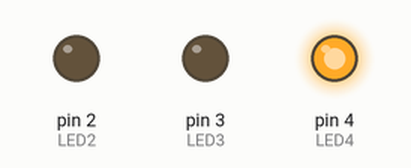
Simulated run of this sketch. Board: Arduino Uno, built with avr-gcc and run on an emulated ATmega328P. Shown: output pins drawn as LEDs (lit = HIGH).

Above: at 3.0 s.
At 6.05 s:
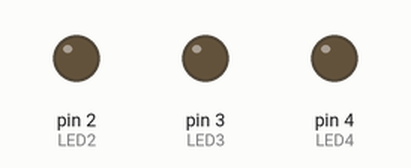
At 9.1 s:
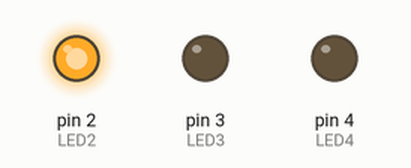
At 15.2 s:
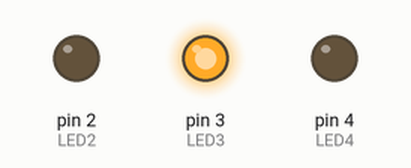
Timing chart, 0 to 23.8 s (numbered marks = the images above):
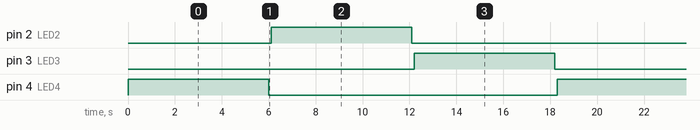

The sketch:

Functions.ino
```cpp
int LED4 = 4;
int LED2 = 2;
int LED3 = 3;
void setup(){
  // put your setup code here, to run once:
Serial.begin(9600);
pinMode(LED4, OUTPUT);
pinMode(LED2, OUTPUT);
pinMode(LED3, OUTPUT);

}

void loop() {
  // put your main code here, to run repeatedly:
Blink(LED4);
Blink(LED2);
Blink(LED3);
}
void Blink(int pin){
digitalWrite(pin, HIGH);
delay(6000);
digitalWrite(pin, LOW);
delay(100);

}
```

Measured:
- by itself, pin 2 (LED2), pin 3 (LED3), pin 4 (LED4): alternates HIGH for 6.0 s and LOW for 12.3 s
- by itself, everything shown: repeats every 18.3 s, in 6 steps
